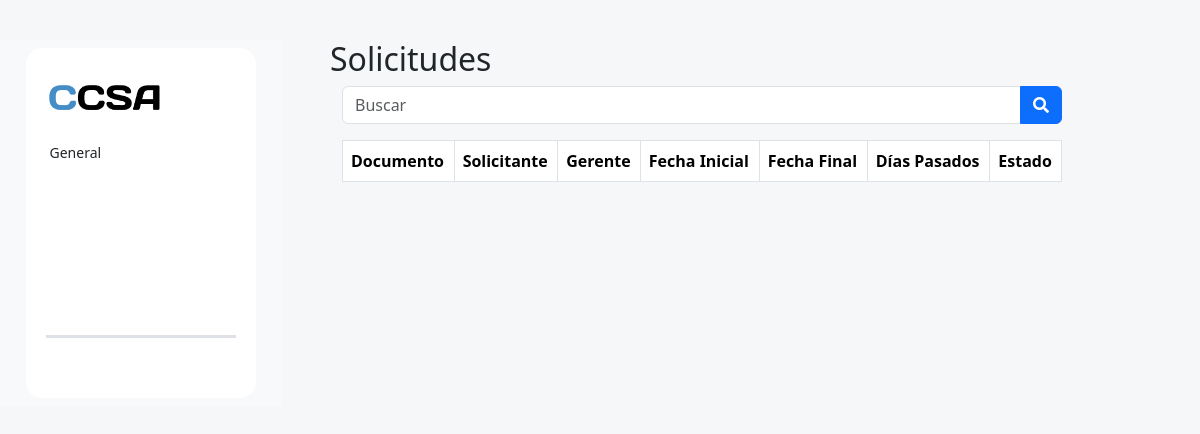
The app's page /requests/, older data.
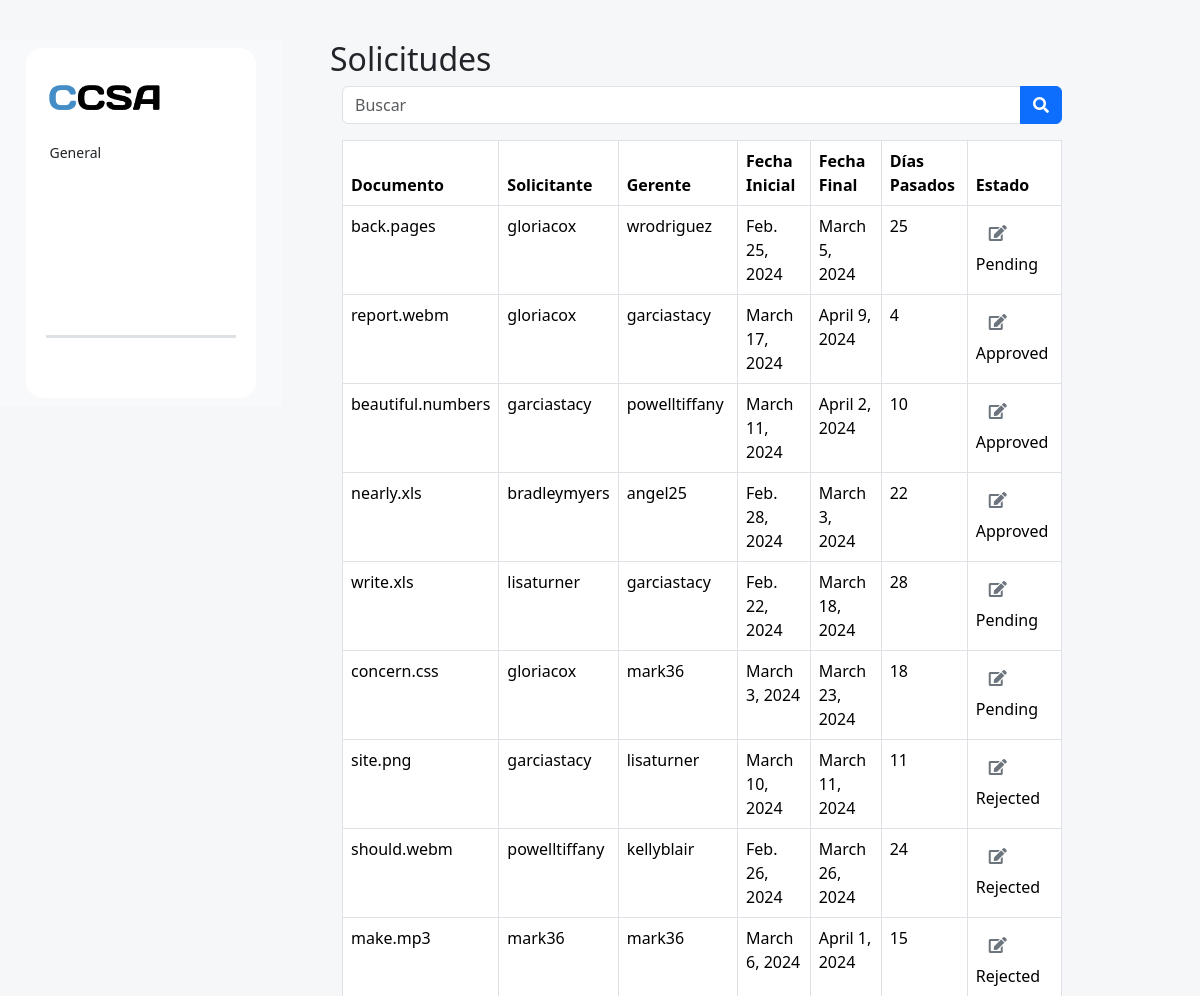
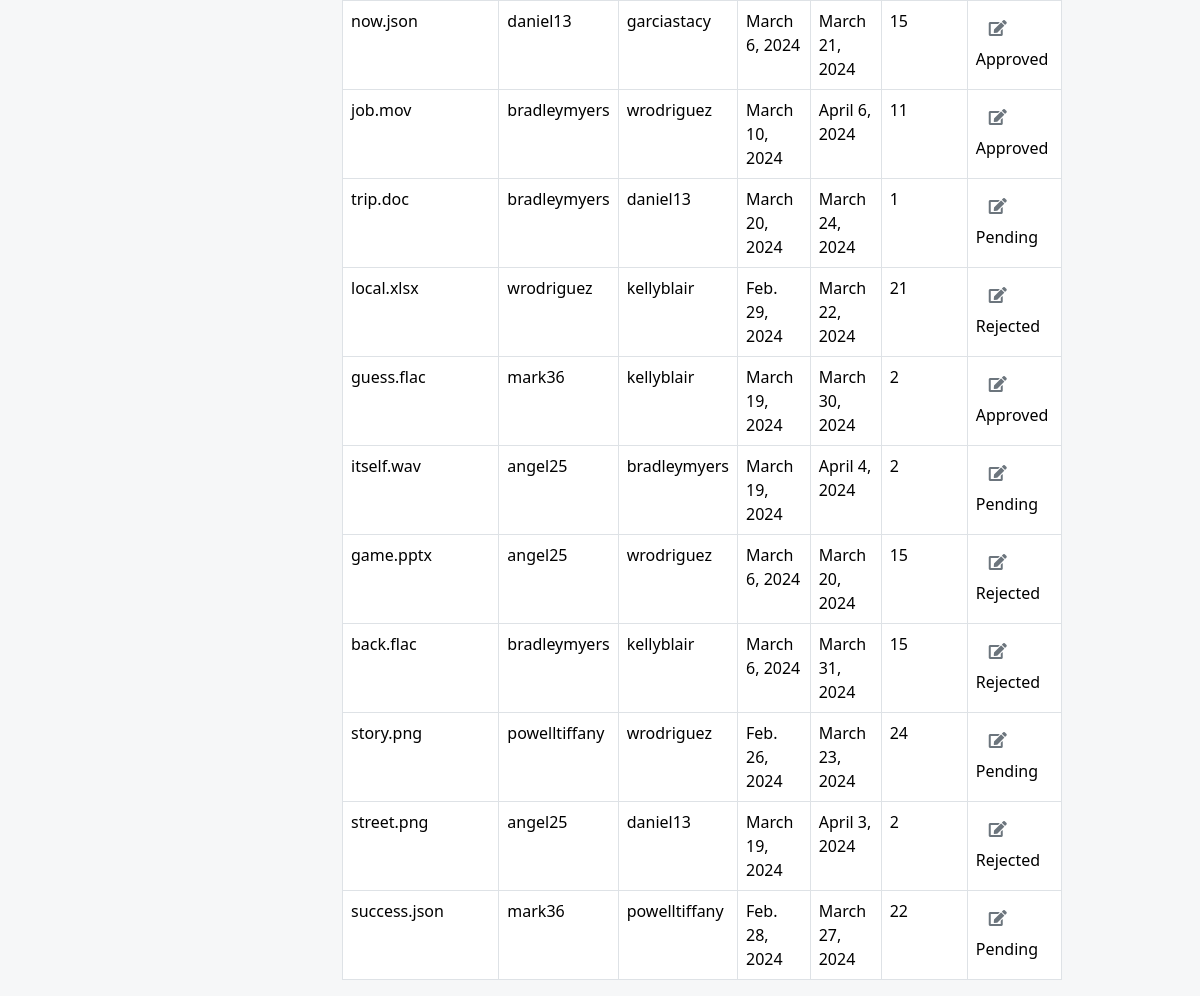
The same page, newer data (2 pictures, top to bottom).
### applications/requests/models.py (models this page shows)
class Requests(models.Model):
    document = models.CharField(max_length=255)
    applicant = models.CharField(max_length=100)
    manager = models.CharField(max_length=100)
    description = models.CharField(max_length=255, null=True)
    title = models.CharField(max_length=100, null=True)
    initial_date = models.DateField()
    final_date = models.DateField()
    past_days = models.IntegerField()
    status = models.CharField(max_length=20)
    type = models.CharField(max_length=20)
    assigned_users = models.ManyToManyField(User, related_name="requests")

### applications/requests/views.py (the view)
# urls.py: path("", views.show_requests),
def show_requests(request):
    requests = Requests.objects.all()
    return render(request, "show-requests.html", {"requests": requests})

### applications/requests/templates/show-requests.html (shortened to what this page needs)
{% extends "base.html" %}
{% block content %}
    <div class="container">
        <h2>Solicitudes</h2>
        <div class="container">
            <div class="input-group mb-3">
                <input type="text"
                       id="searchBar"
                       class="form-control"
                       aria-label="Sizing example input"
                       aria-describedby="inputGroup-sizing-default"
                       placeholder="Buscar">
                <button id="performSearchButton" type="button" class="btn btn-primary"><i class="fa fa-search"></i></button>
            </div>
        </div>
        <div class="container" style="overflow-x: auto;">
            <table id="requestsTable"  class="table table-bordered">
                <thead>
                    <tr>
                        <th>Documento</th>
                        <th>Solicitante</th>
                        <th>Gerente</th>
                        <th>Fecha Inicial</th>
                        <th>Fecha Final</th>
                        <th>Días Pasados</th>
                        <th>Estado</th>
                    </tr>
                </thead>
                <tbody>
                    {% for request in requests %}
                        <tr id="request_{{ request.id }}">
                            <td>{{ request.document }}</td>
                            <td>{{ request.applicant }}</td>
                            <td>{{ request.manager }}</td>
                            <td>{{ request.initial_date }}</td>
                            <td>{{ request.final_date }}</td>
                            <td>{{ request.past_days }}</td>
                            <td>
                                <button class="btn btn-link edit-btn" data-request-id="{{ request.id }}">
                                    <i class="fa fa-edit text-secondary"></i>
                                </button>
                                <span id="status_{{ request.id }}">{{ request.status }}</span>
                            </td>
                        </tr>
                    {% endfor %}
                </tbody>
            </table>
        </div>
    </div>
    {% load static %}
{% endblock %}

Row changes from the older to the newer data that the page shows:
added Requests: document "back.pages", applicant "gloriacox", manager "wrodriguez", initial_date "Feb. 25, 2024", final_date "March 5, 2024", past_days "25", status "Pending"
added Requests: document "report.webm", applicant "gloriacox", manager "garciastacy", initial_date "March 17, 2024", final_date "April 9, 2024", past_days "4", status "Approved"
added Requests: document "beautiful.numbers", applicant "garciastacy", manager "powelltiffany", initial_date "March 11, 2024", final_date "April 2, 2024", past_days "10", status "Approved"
added Requests: document "nearly.xls", applicant "bradleymyers", manager "angel25", initial_date "Feb. 28, 2024", final_date "March 3, 2024", past_days "22", status "Approved"
added Requests: document "write.xls", applicant "lisaturner", manager "garciastacy", initial_date "Feb. 22, 2024", final_date "March 18, 2024", past_days "28", status "Pending"
added Requests: document "concern.css", applicant "gloriacox", manager "mark36", initial_date "March 3, 2024", final_date "March 23, 2024", past_days "18", status "Pending"
added Requests: document "site.png", applicant "garciastacy", manager "lisaturner", initial_date "March 10, 2024", final_date "March 11, 2024", past_days "11", status "Rejected"
added Requests: document "should.webm", applicant "powelltiffany", manager "kellyblair", initial_date "Feb. 26, 2024", final_date "March 26, 2024", past_days "24", status "Rejected"
added Requests: document "make.mp3", applicant "mark36", manager "mark36", initial_date "March 6, 2024", final_date "April 1, 2024", past_days "15", status "Rejected"
added Requests: document "now.json", applicant "daniel13", manager "garciastacy", initial_date "March 6, 2024", final_date "March 21, 2024", past_days "15", status "Approved"
added Requests: document "job.mov", applicant "bradleymyers", manager "wrodriguez", initial_date "March 10, 2024", final_date "April 6, 2024", past_days "11", status "Approved"
added Requests: document "trip.doc", applicant "bradleymyers", manager "daniel13", initial_date "March 20, 2024", final_date "March 24, 2024", past_days "1", status "Pending"
added Requests: document "local.xlsx", applicant "wrodriguez", manager "kellyblair", initial_date "Feb. 29, 2024", final_date "March 22, 2024", past_days "21", status "Rejected"
added Requests: document "guess.flac", applicant "mark36", manager "kellyblair", initial_date "March 19, 2024", final_date "March 30, 2024", past_days "2", status "Approved"
added Requests: document "itself.wav", applicant "angel25", manager "bradleymyers", initial_date "March 19, 2024", final_date "April 4, 2024", past_days "2", status "Pending"
added Requests: document "game.pptx", applicant "angel25", manager "wrodriguez", initial_date "March 6, 2024", final_date "March 20, 2024", past_days "15", status "Rejected"
added Requests: document "back.flac", applicant "bradleymyers", manager "kellyblair", initial_date "March 6, 2024", final_date "March 31, 2024", past_days "15", status "Rejected"
added Requests: document "story.png", applicant "powelltiffany", manager "wrodriguez", initial_date "Feb. 26, 2024", final_date "March 23, 2024", past_days "24", status "Pending"
added Requests: document "street.png", applicant "angel25", manager "daniel13", initial_date "March 19, 2024", final_date "April 3, 2024", past_days "2", status "Rejected"
added Requests: document "success.json", applicant "mark36", manager "powelltiffany", initial_date "Feb. 28, 2024", final_date "March 27, 2024", past_days "22", status "Pending"
